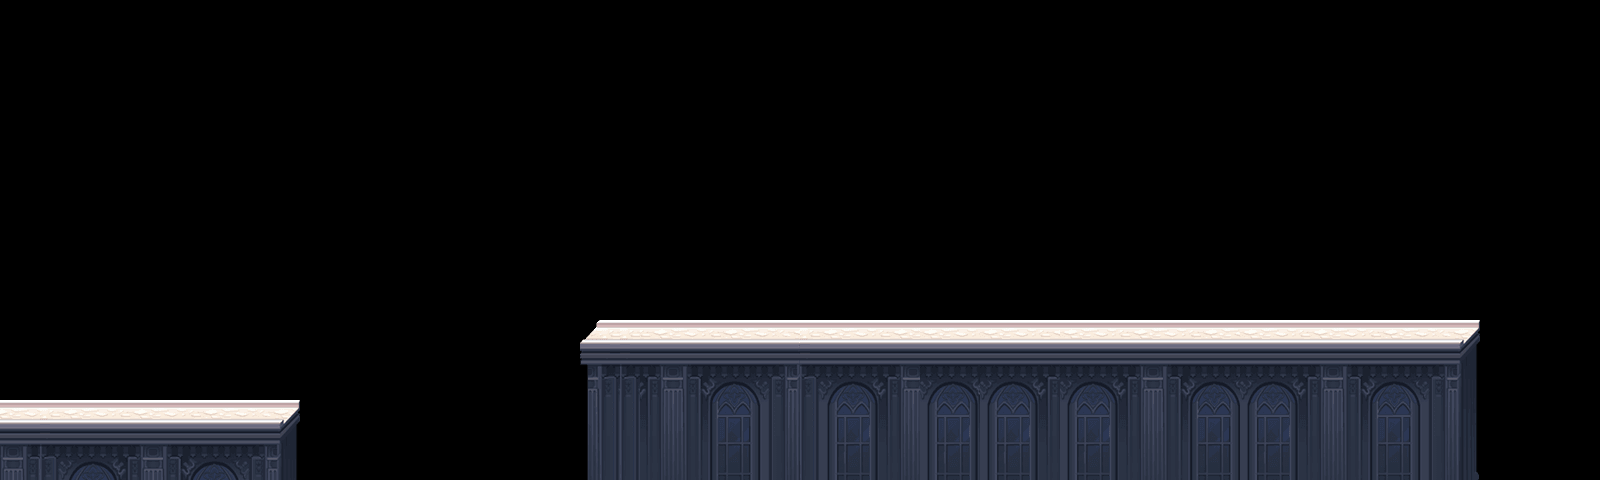

Below is a game level as drawn by its tile map, then a one-line description and the .tmx that defines it (tile-layer data replaced by summaries):
An orthogonal 80x12 tile map with 20x40 px tiles, 3 tile layers (块层 1, 块层 3, 块层 4) and 36 objects (18x 3, 12x 2, 2x 4, 5, 9).

<map version="1.0" orientation="orthogonal" width="80" height="12" tilewidth="20" tileheight="40">
 <tileset firstgid="1" name="road" tilewidth="20" tileheight="40">
  <image source="road.png" width="280" height="188" />
 </tileset>
 <layer name="块层 1" width="80" height="12">
  <data>[960 cells, 42 non-empty, 32 distinct tile ids]</data>
 </layer>
 <layer name="块层 3" width="80" height="12">
  <data>[960 cells, 88 non-empty, 48 distinct tile ids]</data>
 </layer>
 <layer name="块层 4" width="80" height="12">
  <data>[960 cells, 84 non-empty, 48 distinct tile ids]</data>
 </layer>
 <objectgroup name="collision" width="80" height="12">
  <object x="0" y="414" width="292" height="66" />
  <object x="587" y="335" width="884" height="148" />
 </objectgroup>
 <objectgroup name="items" width="80" height="12">
  <object type="3" x="1035" y="199" />
  <object type="3" x="992" y="264" />
  <object type="3" x="1074" y="133" />
  <object type="3" x="1048" y="128" />
  <object type="3" x="1055" y="260" />
  <object type="3" x="1063" y="58" />
  <object type="3" x="1019" y="268" />
  <object type="3" x="1096" y="106" />
  <object type="3" x="1052" y="95" />
  <object type="3" x="1000" y="307" />
  <object type="3" x="1012" y="169" />
  <object type="3" x="1073" y="228" />
  <object type="3" x="1042" y="164" />
  <object type="3" x="986" y="232" />
  <object type="3" x="988" y="191" />
  <object type="3" x="1092" y="68" />
  <object type="4" x="950" y="302" />
  <object type="3" x="1031" y="234" />
  <object type="3" x="1060" y="200" />
  <object type="2" x="765" y="170" />
  <object type="2" x="817" y="93" />
  <object type="2" x="749" y="204" />
  <object type="4" x="836" y="127" />
  <object type="2" x="735" y="249" />
  <object type="5" x="850" y="171" />
  <object type="2" x="721" y="287" />
  <object type="2" x="791" y="82" />
  <object type="2" x="693" y="242" />
  <object type="2" x="785" y="135" />
  <object type="2" x="680" y="280" />
  <object type="9" x="1240" y="280" />
 </objectgroup>
 <objectgroup name="enemy" width="80" height="12" />
 <objectgroup name="up" width="80" height="12">
  <object type="2" x="352" y="415" />
  <object type="2" x="438" y="415" />
  <object type="2" x="520" y="416" />
 </objectgroup>
</map>